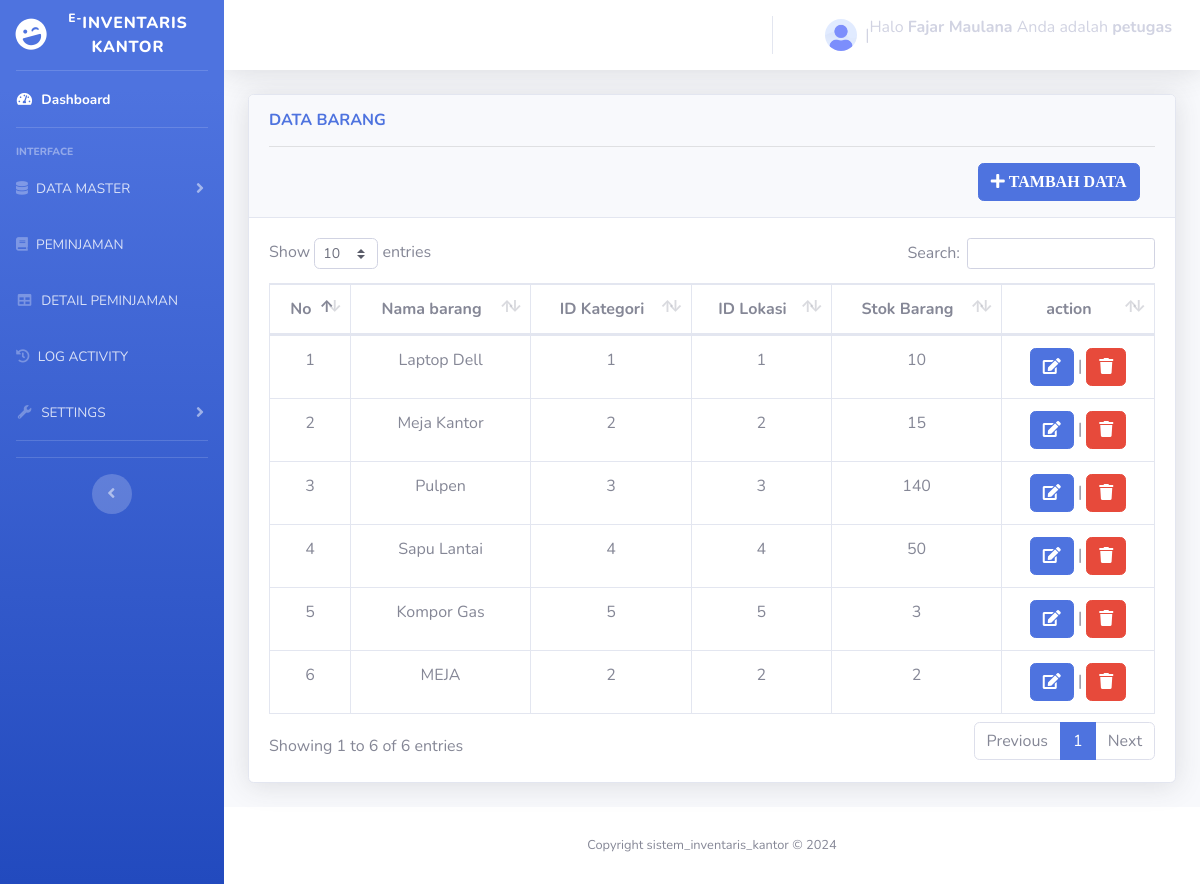
Page /barang.php (signed in) on the committed database.
### tables this page shows
CREATE TABLE `barang` (
  `id_barang` int(11) NOT NULL,
  `nama_barang` varchar(100) NOT NULL,
  `id_kategori` int(11) NOT NULL,
  `id_lokasi` int(11) NOT NULL,
  `stok_barang` int(11) NOT NULL
);

### barang.php (the view, shortened to what this page needs)
<?php
include "asset/header.php";
include "asset/sidebar.php";
include "conn.php";
$brg = "select * from barang";
$result = mysqli_query($conn, $brg);
?>
        <div class="container-fluid">
         <div class="card shadow mb-4 relative">
            <div class="card-header py-3">
              <h6 class="m-0 font-weight-bold text-primary">DATA BARANG</h6>
              <hr>
              <a href="back_end/barang/tambah.php" class="btn btn-primary float-end" style="margin-left: 80%;"><i class="fas fa-plus"> TAMBAH DATA</i></a>
            </div>
            <div class="card-body p-0">
            <div class="card-body">
              <div class="table-responsive">
                <?php if(mysqli_num_rows($result) > 0) { ?>
                <table class="table table-bordered text-center" id="dataTable" width="100%" cellspacing="0">
                  <thead>
                    <tr>
                      <th>No</th>
                      <th>Nama barang</th>
                      <th>ID Kategori</th>
                      <th>ID Lokasi</th>
                      <th>Stok Barang</th>
                      <th>action</th>
                    </tr>
                  </thead>
                 <tbody>
                  <?php
                            $no =1;
                  while( $row = mysqli_fetch_assoc($result)) {
                  ?>
                     <tr>
                      <td> <?php echo $no; ?></td>
                      <td> <?php echo $row['nama_barang'];  ?></td>
                      <td><?php echo  $row['id_kategori']; ?>   </td>
                      <td><?php echo  $row['id_lokasi']; ?>  </td>
                      <td> <?php echo  $row['stok_barang'];?> </td>
                       <td>
                      <a href='back_end/barang/edit.php?id="<?php echo  $row['id_barang'];  ?>"' class="btn btn-primary" onclick="return confirm('Apakah Anda yakin ingin mengedit data ini?');"><i class="fas fa-edit"></i></a> |
                      <a href='back_end/barang/hapus.php?id="<?php echo  $row['id_barang'];  ?>"' class="btn btn-danger" onclick="return confirm('Apakah Anda yakin ingin hapus data ini?');"><i class="fas fa-trash"></i></a>
                      </td>
                    </tr>
                 <?php $no++; } ?>
                </table>
                    <?php
                  }else{
                    echo"tidak ada data ditemukan";
                  }
                  ?>
              </div>
            </div>
            </div>
          </div>
        </div>
<?php include "asset/footer.php"; ?>

### asset/header.php (shortened to what this page needs)
<!DOCTYPE html>
<html lang="en">
<head>
  <link href="vendor/fontawesome-free/css/all.min.css" rel="stylesheet" type="text/css">
  <link href="css/sb-admin-2.min.css" rel="stylesheet">
   <link rel="stylesheet" href="vendor/datatables/dataTables.bootstrap4.min.css">
</head>

### asset/sidebar.php (shortened to what this page needs)
  <?php
  if($_SESSION['level']=="petugas"){
  ?>
<body id="page-top">
  <div id="wrapper">
    <ul class="navbar-nav bg-gradient-primary sidebar sidebar-dark accordion" id="accordionSidebar">
      <a class="sidebar-brand d-flex align-items-center justify-content-center" href="home.php">
        <div class="sidebar-brand-icon rotate-n-15">
          <i class="fas fa-laugh-wink"></i>
        </div>
        <div class="sidebar-brand-text mx-3"><sup>E-</sup>INVENTARIS KANTOR</div>
      </a>
      <hr class="sidebar-divider my-0">
      <li class="nav-item active">
        <a class="nav-link" href="home.php">
          <i class="fas fa-fw fa-tachometer-alt"></i>
          <span>Dashboard</span></a>
      </li>
      <hr class="sidebar-divider">
      <div class="sidebar-heading">
        Interface
      </div>
      <li class="nav-item">
        <a class="nav-link collapsed" href="#" data-toggle="collapse" data-target="#collapseTwo" aria-expanded="true" aria-controls="collapseTwo">
        <i class="fas fa-database"></i>
          <span>DATA MASTER</span>
        </a>
      </li>
        <li class="nav-item">
        <a class="nav-link" href=" peminjaman.php">
        <i class="fas fa-book"></i>
          <span>PEMINJAMAN</span></a>
      </li>
      <li class="nav-item">
        <a class="nav-link" href="detail_pinjam.php">
          <i class="fas fa-fw fa-table"></i>
          <span>DETAIL PEMINJAMAN</span></a>
      </li>
        <li class="nav-item">
        <a class="nav-link" href="log_activity.php">
        <i class="fas fa-history"></i>
          <span>LOG ACTIVITY</span></a>
      </li>
      <li class="nav-item">
        <a class="nav-link collapsed" href="#" data-toggle="collapse" data-target="#collapseUtilities" aria-expanded="true" aria-controls="collapseUtilities">
          <i class="fas fa-fw fa-wrench"></i>
          <span>SETTINGS</span>
        </a>
          </li>
      <hr class="sidebar-divider">
      <hr class="sidebar-divider d-none d-md-block">
      <div class="text-center d-none d-md-inline">
        <button class="rounded-circle border-0" id="sidebarToggle"></button>
      </div>
    </ul>
    <div id="content-wrapper" class="d-flex flex-column">
      <div id="content">
        <nav class="navbar navbar-expand navbar-light bg-white topbar mb-4 static-top shadow">
          <ul class="navbar-nav ml-auto">
            <li class="nav-item dropdown no-arrow">
              <a class="nav-link dropdown-toggle" href="#" id="userDropdown" role="button" data-toggle="dropdown" aria-haspopup="true" aria-expanded="false">
                <img alt="image"  src="img/profile.png" class="img-profile rounded-circle mr-2" > |
                <p>Halo  <b> <?php echo $_SESSION['username']; ?></b> Anda adalah <b><?php echo $_SESSION['level']; ?></b></p>
              </a>
            </li>
          </ul>
        </nav>
        <?php
          }
          else if($_SESSION['level']=="petugas"){
          }
          else {
            header("location:index.php?pesan=gagal");
          }
   ?>

### asset/footer.php (shortened to what this page needs)
</div>
      <footer class="sticky-footer bg-white">
        <div class="container my-auto">
          <div class="copyright text-center my-auto">
            <span>Copyright sistem_inventaris_kantor &copy;  2024</span>
          </div>
        </div>
      </footer>
    </div>
  </div>
</body>
</html>

### rows in the picture
barang: nama_barang "Laptop Dell", id_kategori "1", id_lokasi "1", stok_barang "10"
barang: nama_barang "Meja Kantor", id_kategori "2", id_lokasi "2", stok_barang "15"
barang: nama_barang "Pulpen", id_kategori "3", id_lokasi "3", stok_barang "140"
barang: nama_barang "Sapu Lantai", id_kategori "4", id_lokasi "4", stok_barang "50"
barang: nama_barang "Kompor Gas", id_kategori "5", id_lokasi "5", stok_barang "3"
barang: nama_barang "MEJA", id_kategori "2", id_lokasi "2", stok_barang "2"

### other values in the picture
$_SESSION['username'] "Fajar Maulana"
$_SESSION['level'] "petugas"
